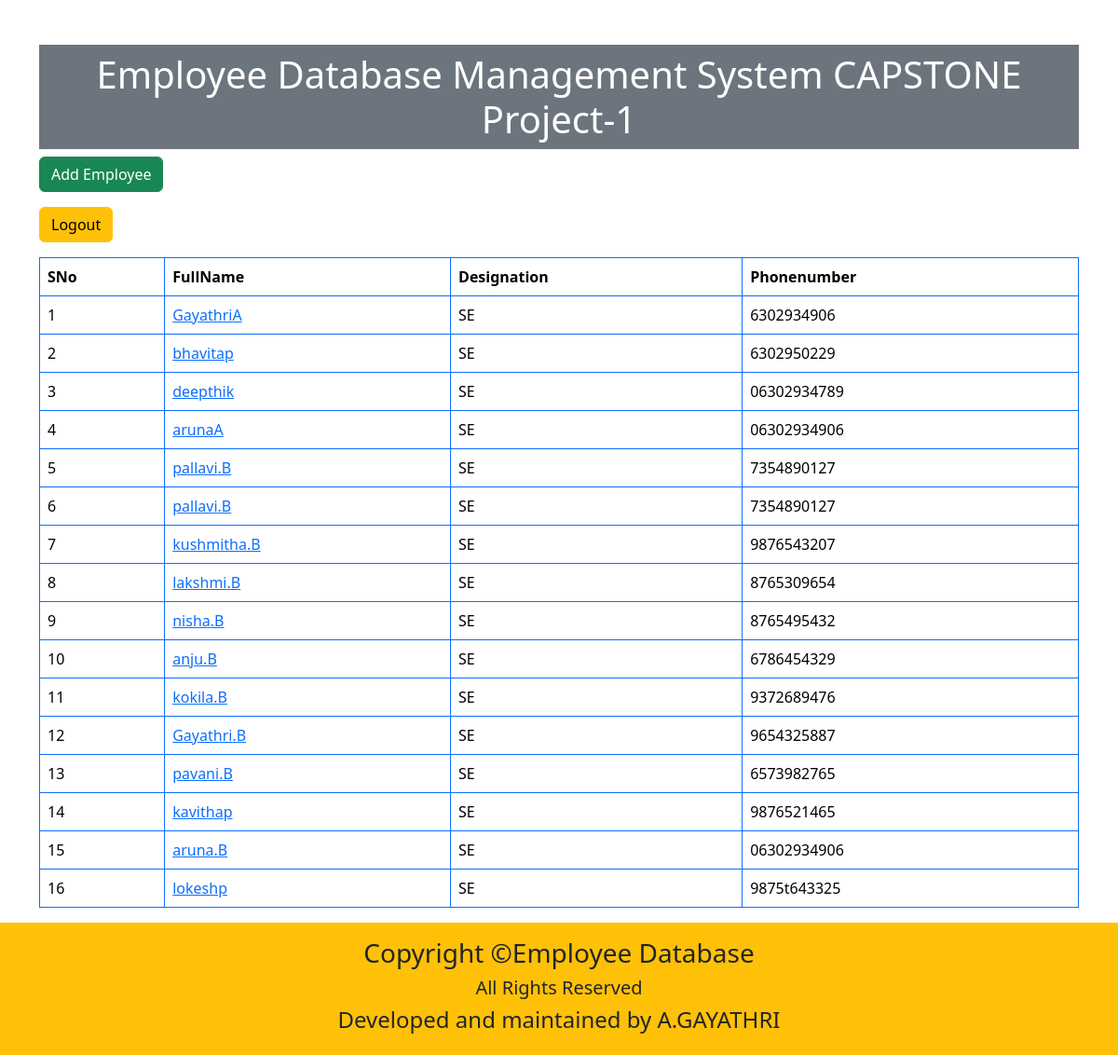
The app's page / (signed in) with its own data.
### app/models.py (models this page shows)
class Employee(models.Model):
    first_name=models.CharField(max_length=100)
    last_name=models.CharField(max_length=100)
    photo=models.CharField(max_length=100)
    designation=models.CharField(max_length=100)
    email_address=models.CharField(max_length=100)
    phone_number=models.CharField(max_length=100)

### app/views.py (the view)
# urls.py: 2. Add a URL to urlpatterns:  path('', views.home, name='home')
@login_required
def home(request):
    employees=Employee.objects.all()
    return render(request,'app/home.html',{'employees':employees})

### app/templates/app/home.html (shortened to what this page needs)
<!DOCTYPE html>
<html lang="en">
<head>
    <link href="https://cdn.jsdelivr.net/npm/bootstrap@5.3.8/dist/css/bootstrap.min.css" rel="stylesheet">
</head>
<body>
    <div class="container mt-5">
        <h1 class="text-center text-white bg-secondary p-2 mt-5">Employee Database Management System CAPSTONE Project-1</h1>
        <a href="{% url 'add_employee' %}" class="btn btn-success mb-3">Add Employee</a>
        <form method="post" action="{% url 'logout' %}">
            <button type="submit" class="btn btn-warning mb-3">Logout</button>
        </form>
        <table class="table table-bordered border-primary table-hover">
            <thead>
                <tr>
                    <th>SNo</th>
                    <th>FullName</th>
                    <th>Designation</th>
                    <th>Phonenumber</th>
                </tr>
            </thead>
            <tbody>
                {%for x in employees%}
                   <tr>
                    <td>{{x.id}}</td>
                    <td><a href="{% url 'employee_detail' x.id %}">{{x.first_name}}{{x.last_name}}</a></td>
                    <td>{{x.designation}}</td>
                    <td>{{x.phone_number}}</td>
                   </tr>
                {%endfor%}
            </tbody>
        </table>
    </div>
    <div class="text-center bg-warning p-3">
        <footer>
            <h3 >Copyright &copy;Employee Database</h3>
            <h5>All Rights Reserved</h5>
            <h4>Developed and maintained by A.GAYATHRI</h4>
        </footer>
    </div>
</body>
</html>

### records on screen
Employee: id "1", first_name "Gayathri", last_name "A", designation "SE", phone_number "6302934906"
Employee: id "2", first_name "bhavita", last_name "p", designation "SE", phone_number "6302950229"
Employee: id "3", first_name "deepthi", last_name "k", designation "SE", phone_number "06302934789"
Employee: id "4", first_name "aruna", last_name "A", designation "SE", phone_number "06302934906"
Employee: id "5", first_name "pallavi", last_name ".B", designation "SE", phone_number "7354890127"
Employee: id "6", first_name "pallavi", last_name ".B", designation "SE", phone_number "7354890127"
Employee: id "7", first_name "kushmitha", last_name ".B", designation "SE", phone_number "9876543207"
Employee: id "8", first_name "lakshmi", last_name ".B", designation "SE", phone_number "8765309654"
Employee: id "9", first_name "nisha", last_name ".B", designation "SE", phone_number "8765495432"
Employee: id "10", first_name "anju", last_name ".B", designation "SE", phone_number "6786454329"
Employee: id "11", first_name "kokila", last_name ".B", designation "SE", phone_number "9372689476"
Employee: id "12", first_name "Gayathri", last_name ".B", designation "SE", phone_number "9654325887"
Employee: id "13", first_name "pavani", last_name ".B", designation "SE", phone_number "6573982765"
Employee: id "14", first_name "kavitha", last_name "p", designation "SE", phone_number "9876521465"
Employee: id "15", first_name "aruna", last_name ".B", designation "SE", phone_number "06302934906"
Employee: id "16", first_name "lokesh", last_name "p", designation "SE", phone_number "9875t643325"
